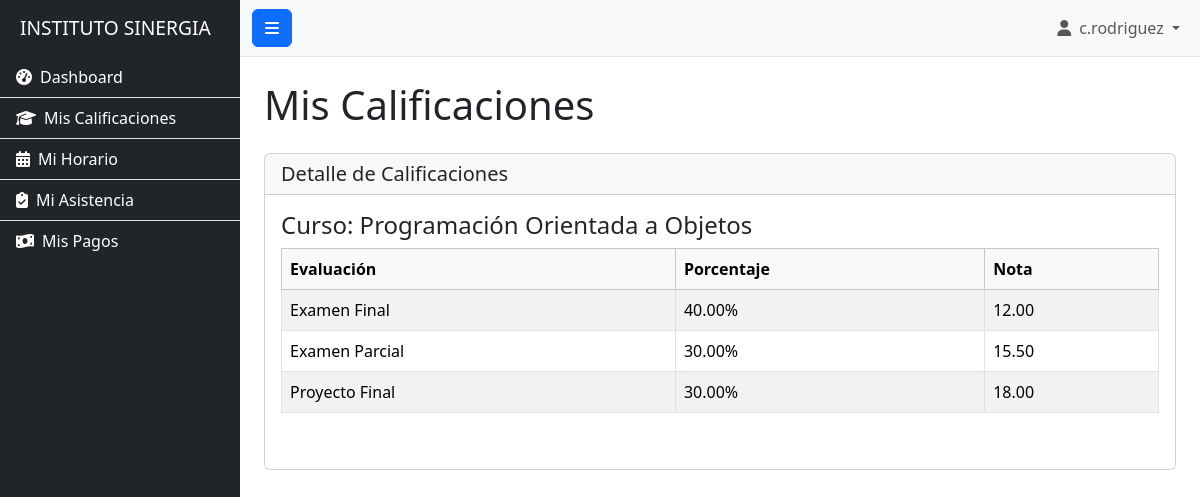
Page /vistas/estudiante/mis_calificaciones.php (signed in) on the committed database.
### tables this page shows
CREATE TABLE `notas` (
  `id` INT NOT NULL AUTO_INCREMENT,
  `id_estudiante` INT NOT NULL,
  `id_evaluacion` INT NOT NULL,
  `nota` DECIMAL(5,2) NOT NULL,
  `fecha_registro` DATETIME NOT NULL DEFAULT CURRENT_TIMESTAMP,
  `registrado_por` INT DEFAULT NULL,
  PRIMARY KEY (`id`),
  KEY `idx_notas_estudiante` (`id_estudiante`),
  KEY `idx_notas_evaluacion` (`id_evaluacion`),
  CONSTRAINT `fk_notas_estudiante` FOREIGN KEY (`id_estudiante`) REFERENCES `estudiantes` (`id`) ON UPDATE CASCADE ON DELETE CASCADE,
  CONSTRAINT `fk_notas_evaluacion` FOREIGN KEY (`id_evaluacion`) REFERENCES `evaluaciones` (`id`) ON UPDATE CASCADE ON DELETE CASCADE,
  CONSTRAINT `fk_notas_registrado_por` FOREIGN KEY (`registrado_por`) REFERENCES `users` (`id`) ON UPDATE CASCADE ON DELETE SET NULL
);

CREATE TABLE `evaluaciones` (
  `id` INT NOT NULL AUTO_INCREMENT,
  `id_curso` INT NOT NULL,
  `nombre_evaluacion` VARCHAR(150) NOT NULL,
  `porcentaje` DECIMAL(5,2) NOT NULL,
  `estado` ENUM('programada','realizada','anulada') NOT NULL DEFAULT 'programada',
  `fecha_programada` DATE DEFAULT NULL,
  PRIMARY KEY (`id`),
  KEY `idx_evaluaciones_curso` (`id_curso`),
  CONSTRAINT `fk_evaluaciones_curso` FOREIGN KEY (`id_curso`) REFERENCES `cursos` (`id`) ON UPDATE CASCADE ON DELETE CASCADE
);

### vistas/estudiante/mis_calificaciones.php (the view, shortened to what this page needs)
<?php
require_once 'layout/header.php';
require_once '../../config/conexion.php';
$id_user_estudiante = $_SESSION['user_id'];
$stmt_estudiante_id = $conexion->prepare("SELECT id FROM estudiantes WHERE id_user = ?");
$stmt_estudiante_id->bind_param("i", $id_user_estudiante);
$stmt_estudiante_id->execute();
$resultado_estudiante_id = $stmt_estudiante_id->get_result();
$estudiante_data = $resultado_estudiante_id->fetch_assoc();
$id_estudiante = $estudiante_data['id'] ?? 0;
$calificaciones_por_curso = [];
if ($id_estudiante > 0) {
    $query_calificaciones = "SELECT
                                c.nombre_curso,
                                e.nombre_evaluacion,
                                e.porcentaje,
                                n.nota
                             FROM notas n
                             JOIN evaluaciones e ON n.id_evaluacion = e.id
                             JOIN cursos c ON e.id_curso = c.id
                             WHERE n.id_estudiante = ?
                             ORDER BY c.nombre_curso, e.nombre_evaluacion ASC";
    $stmt_calificaciones = $conexion->prepare($query_calificaciones);
    $stmt_calificaciones->bind_param("i", $id_estudiante);
    $stmt_calificaciones->execute();
    $resultado_calificaciones = $stmt_calificaciones->get_result();
    while ($calificacion = $resultado_calificaciones->fetch_assoc()) {
        $calificaciones_por_curso[$calificacion['nombre_curso']][] = $calificacion;
    }
}
?>
<h1 class="mb-4">Mis Calificaciones</h1>
<div class="card">
    <div class="card-header">
        <h5 class="mb-0">Detalle de Calificaciones</h5>
    </div>
    <div class="card-body">
        <?php if (empty($calificaciones_por_curso)): ?>
            <p class="text-center">No tienes calificaciones registradas aún.</p>
        <?php else: ?>
            <?php foreach ($calificaciones_por_curso as $nombre_curso => $calificaciones): ?>
                <div class="mb-4">
                    <h4>Curso: <?php echo htmlspecialchars($nombre_curso); ?></h4>
                    <div class="table-responsive">
                        <table class="table table-striped table-bordered table-hover">
                            <thead class="table-light">
                                <tr>
                                    <th>Evaluación</th>
                                    <th>Porcentaje</th>
                                    <th>Nota</th>
                                </tr>
                            </thead>
                            <tbody>
                                <?php foreach ($calificaciones as $calificacion): ?>
                                    <tr>
                                        <td><?php echo htmlspecialchars($calificacion['nombre_evaluacion']); ?></td>
                                        <td><?php echo htmlspecialchars($calificacion['porcentaje']); ?>%</td>
                                        <td><?php echo htmlspecialchars($calificacion['nota']); ?></td>
                                    </tr>
                                <?php endforeach; ?>
                            </tbody>
                        </table>
                    </div>
                </div>
            <?php endforeach; ?>
        <?php endif; ?>
    </div>
</div>
<?php
require_once 'layout/footer.php';
?>

### assets/css/estilos.css (style rules this page uses)
body { overflow-x: hidden; }

### rows in the picture
notas: id_evaluacion.nombre_evaluacion "Examen Final", id_evaluacion.porcentaje "40.00", nota "12.00"
notas: id_evaluacion.nombre_evaluacion "Examen Parcial", id_evaluacion.porcentaje "30.00", nota "15.50"
notas: id_evaluacion.nombre_evaluacion "Proyecto Final", id_evaluacion.porcentaje "30.00", nota "18.00"

### other values in the picture
$_SESSION['username'] "c.rodriguez"
$nombre_curso "Programación Orientada a Objetos"
